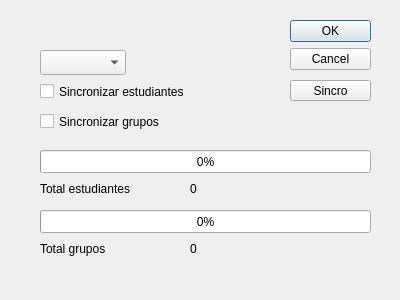
<?xml version="1.0" encoding="UTF-8"?>
<ui version="4.0">
 <class>DialogSync</class>
 <widget class="QDialog" name="DialogSync">
  <property name="geometry">
   <rect>
    <x>0</x>
    <y>0</y>
    <width>400</width>
    <height>300</height>
   </rect>
  </property>
  <property name="windowTitle">
   <string>Estudiantes y Matriculas</string>
  </property>
  <widget class="QDialogButtonBox" name="buttonBox">
   <property name="geometry">
    <rect>
     <x>290</x>
     <y>20</y>
     <width>81</width>
     <height>241</height>
    </rect>
   </property>
   <property name="orientation">
    <enum>Qt::Vertical</enum>
   </property>
   <property name="standardButtons">
    <set>QDialogButtonBox::Cancel|QDialogButtonBox::Ok</set>
   </property>
  </widget>
  <widget class="QCheckBox" name="syncStudents">
   <property name="geometry">
    <rect>
     <x>40</x>
     <y>80</y>
     <width>171</width>
     <height>23</height>
    </rect>
   </property>
   <property name="text">
    <string>Sincronizar estudiantes</string>
   </property>
  </widget>
  <widget class="QComboBox" name="comboBoxYear">
   <property name="geometry">
    <rect>
     <x>40</x>
     <y>50</y>
     <width>86</width>
     <height>25</height>
    </rect>
   </property>
  </widget>
  <widget class="QCheckBox" name="syncGroups">
   <property name="geometry">
    <rect>
     <x>40</x>
     <y>110</y>
     <width>171</width>
     <height>23</height>
    </rect>
   </property>
   <property name="text">
    <string>Sincronizar grupos</string>
   </property>
  </widget>
  <widget class="QLabel" name="label">
   <property name="geometry">
    <rect>
     <x>40</x>
     <y>180</y>
     <width>121</width>
     <height>17</height>
    </rect>
   </property>
   <property name="text">
    <string>Total estudiantes</string>
   </property>
  </widget>
  <widget class="QLabel" name="labelTotalStudents">
   <property name="geometry">
    <rect>
     <x>190</x>
     <y>180</y>
     <width>67</width>
     <height>17</height>
    </rect>
   </property>
   <property name="text">
    <string>0</string>
   </property>
  </widget>
  <widget class="QLabel" name="label_3">
   <property name="geometry">
    <rect>
     <x>40</x>
     <y>240</y>
     <width>111</width>
     <height>17</height>
    </rect>
   </property>
   <property name="text">
    <string>Total grupos</string>
   </property>
  </widget>
  <widget class="QLabel" name="labelTotalGroups">
   <property name="geometry">
    <rect>
     <x>190</x>
     <y>240</y>
     <width>67</width>
     <height>17</height>
    </rect>
   </property>
   <property name="text">
    <string>0</string>
   </property>
  </widget>
  <widget class="QProgressBar" name="progressBarStudents">
   <property name="geometry">
    <rect>
     <x>40</x>
     <y>150</y>
     <width>331</width>
     <height>23</height>
    </rect>
   </property>
   <property name="value">
    <number>0</number>
   </property>
  </widget>
  <widget class="QProgressBar" name="progressBarGroups">
   <property name="geometry">
    <rect>
     <x>40</x>
     <y>210</y>
     <width>331</width>
     <height>23</height>
    </rect>
   </property>
   <property name="value">
    <number>0</number>
   </property>
  </widget>
  <widget class="QPushButton" name="btnSync">
   <property name="geometry">
    <rect>
     <x>290</x>
     <y>80</y>
     <width>81</width>
     <height>21</height>
    </rect>
   </property>
   <property name="text">
    <string>Sincro</string>
   </property>
  </widget>
 </widget>
 <resources/>
 <connections>
  <connection>
   <sender>buttonBox</sender>
   <signal>accepted()</signal>
   <receiver>DialogSync</receiver>
   <slot>accept()</slot>
   <hints>
    <hint type="sourcelabel">
     <x>248</x>
     <y>254</y>
    </hint>
    <hint type="destinationlabel">
     <x>157</x>
     <y>274</y>
    </hint>
   </hints>
  </connection>
  <connection>
   <sender>buttonBox</sender>
   <signal>rejected()</signal>
   <receiver>DialogSync</receiver>
   <slot>reject()</slot>
   <hints>
    <hint type="sourcelabel">
     <x>316</x>
     <y>260</y>
    </hint>
    <hint type="destinationlabel">
     <x>286</x>
     <y>274</y>
    </hint>
   </hints>
  </connection>
  <connection>
   <sender>btnSync</sender>
   <signal>clicked()</signal>
   <receiver>DialogSync</receiver>
   <slot>sync()</slot>
   <hints>
    <hint type="sourcelabel">
     <x>330</x>
     <y>90</y>
    </hint>
    <hint type="destinationlabel">
     <x>199</x>
     <y>149</y>
    </hint>
   </hints>
  </connection>
 </connections>
 <slots>
  <slot>sync()</slot>
 </slots>
</ui>
